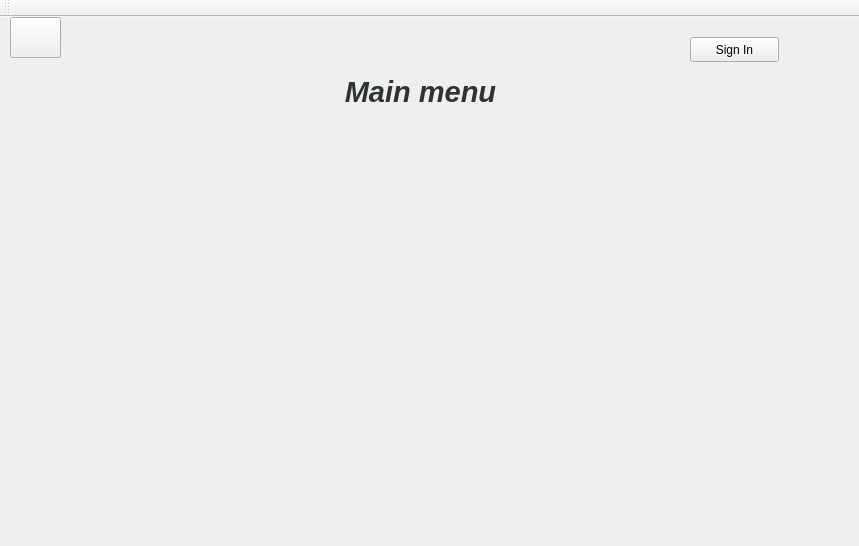
<?xml version="1.0" encoding="UTF-8"?>
<ui version="4.0">
 <class>MainWindow</class>
 <widget class="QMainWindow" name="MainWindow">
  <property name="geometry">
   <rect>
    <x>0</x>
    <y>0</y>
    <width>859</width>
    <height>546</height>
   </rect>
  </property>
  <property name="windowTitle">
   <string>MainWindow</string>
  </property>
  <property name="windowOpacity">
   <double>11.000000000000000</double>
  </property>
  <property name="layoutDirection">
   <enum>Qt::LeftToRight</enum>
  </property>
  <property name="autoFillBackground">
   <bool>true</bool>
  </property>
  <property name="tabShape">
   <enum>QTabWidget::Triangular</enum>
  </property>
  <widget class="QWidget" name="centralWidget">
   <widget class="QLabel" name="Mainlabel">
    <property name="geometry">
     <rect>
      <x>320</x>
      <y>50</y>
      <width>201</width>
      <height>51</height>
     </rect>
    </property>
    <property name="text">
     <string>&lt;html&gt;&lt;head/&gt;&lt;body&gt;&lt;p align=&quot;center&quot;&gt;&lt;span style=&quot; font-size:22pt; font-weight:600; font-style:italic; color:#2e3436;&quot;&gt;Main menu&lt;/span&gt;&lt;/p&gt;&lt;/body&gt;&lt;/html&gt;</string>
    </property>
    <property name="textFormat">
     <enum>Qt::AutoText</enum>
    </property>
   </widget>
   <widget class="QPushButton" name="pushButton">
    <property name="geometry">
     <rect>
      <x>10</x>
      <y>0</y>
      <width>51</width>
      <height>41</height>
     </rect>
    </property>
    <property name="styleSheet">
     <string notr="true"/>
    </property>
    <property name="text">
     <string/>
    </property>
    <property name="icon">
     <iconset>
      <normaloff>../../../Завантаження/icon-close.png</normaloff>../../../Завантаження/icon-close.png</iconset>
    </property>
   </widget>
   <widget class="QLabel" name="label">
    <property name="geometry">
     <rect>
      <x>50</x>
      <y>150</y>
      <width>771</width>
      <height>341</height>
     </rect>
    </property>
    <property name="text">
     <string/>
    </property>
    <property name="pixmap">
     <pixmap>../../../Завантаження/1313-870x340.jpg</pixmap>
    </property>
   </widget>
   <widget class="QPushButton" name="signInButton">
    <property name="geometry">
     <rect>
      <x>690</x>
      <y>20</y>
      <width>89</width>
      <height>25</height>
     </rect>
    </property>
    <property name="text">
     <string>Sign In</string>
    </property>
   </widget>
  </widget>
  <widget class="QMenuBar" name="menuBar">
   <property name="geometry">
    <rect>
     <x>0</x>
     <y>0</y>
     <width>859</width>
     <height>22</height>
    </rect>
   </property>
  </widget>
  <widget class="QToolBar" name="mainToolBar">
   <attribute name="toolBarArea">
    <enum>TopToolBarArea</enum>
   </attribute>
   <attribute name="toolBarBreak">
    <bool>false</bool>
   </attribute>
  </widget>
 </widget>
 <layoutdefault spacing="6" margin="11"/>
 <resources/>
 <connections/>
</ui>
